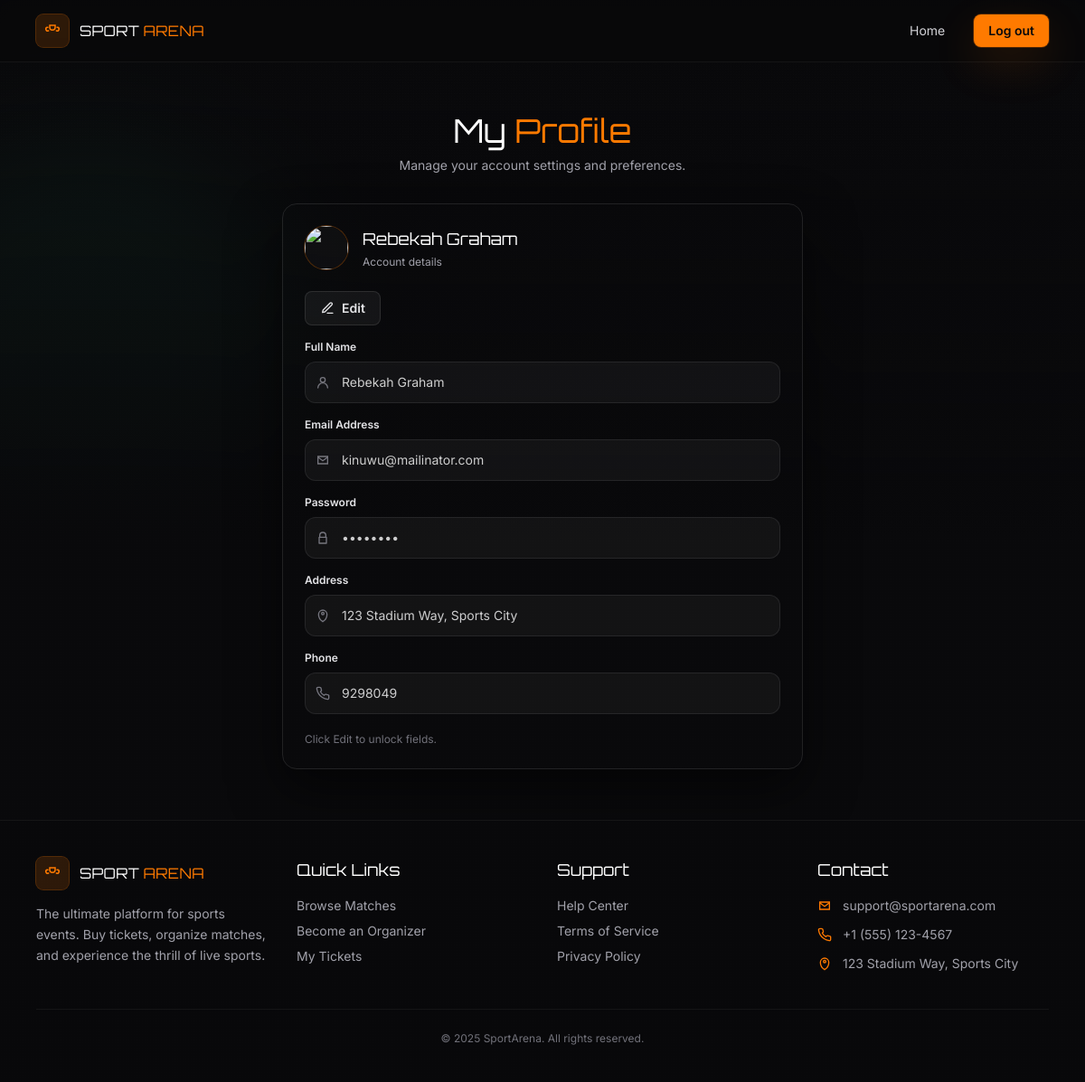
The page /pages/editProfile.php (signed in) on the database its author committed.
### tables this page shows
CREATE TABLE `utilisateur` (
  `id` int NOT NULL,
  `nom` varchar(40) DEFAULT NULL,
  `email` varchar(40) DEFAULT NULL,
  `password` text,
  `pic` varchar(100) DEFAULT NULL,
  `phone` varchar(20) DEFAULT NULL,
  `createdAt` datetime DEFAULT CURRENT_TIMESTAMP,
  `status` enum('active','banned') DEFAULT 'active',
  `role` enum('acheteur','organisateur','administrateur') DEFAULT NULL
);

### pages/editProfile.php (the view, shortened to what the rows shown need)
<?php
require_once "../classes/GuardAuth.php";
require_once "../repo/userRepository.php";
require_once "../classes/GuardAuth.php";
$userid = GuardAuth::getUserId();
$pdo = Database::getConnection();
$userRepo = new userRepository($pdo);
$user = $userRepo->getUserById($userid);
?>
<!doctype html>
<html lang="en">
<head>
    <script src="https://cdn.tailwindcss.com"></script>
</head>
<body class="min-h-screen bg-zinc-950 text-zinc-100 font-sans">
<div class="relative isolate overflow-hidden">
    <main class="grain relative">
        <section class="mx-auto max-w-6xl px-4 py-10 md:py-14">
            <div class="mx-auto max-w-xl text-center">
                <h1 class="font-display text-3xl md:text-4xl text-white">
                    My <span class="text-brand-500">Profile</span>
                </h1>
            </div>
            <div class="mx-auto mt-8 max-w-xl">
                <div
                    class="rounded-2xl border border-white/10 bg-gradient-to-b from-white/6 to-white/3 p-6 shadow-[0_22px_55px_rgba(0,0,0,.55)]"
                >
                    <div class="flex items-start justify-between gap-4">
                        <div class="flex items-center gap-4">
                            <div class="text-left">
                                <div class="font-display text-lg text-white"><?= $user->getName() ?> </div>
                                <div class="mt-1 text-xs text-zinc-400">Account details</div>
                            </div>
                        </div>
                    </div>
                    <form id="profileForm" class="mt-6 space-y-4" autocomplete="on" method="post">
                        <div>
                            <div class="mt-2 relative">
                    <span class="pointer-events-none absolute inset-y-0 left-3 flex items-center text-zinc-500">
                      <svg width="16" height="16" viewBox="0 0 24 24" fill="none" aria-hidden="true">
                        <path d="M20 21a8 8 0 1 0-16 0" stroke="currentColor" stroke-width="2" stroke-linecap="round" />
                        <path d="M12 12a4 4 0 1 0-4-4 4 4 0 0 0 4 4Z" stroke="currentColor" stroke-width="2" />
                      </svg>
                    </span>
                                <input
                                    id="fullName"
                                    name="nom"
                                    type="text"
                                    value="<?= $user->getName() ?>"
                                    readonly
                                    class="profile-input w-full rounded-xl border border-white/10 bg-white/5 px-10 py-3 text-sm text-white
                             outline-none transition focus:ring-4 focus:ring-brand-500/15 focus:border-brand-500/30
                             read-only:cursor-not-allowed read-only:opacity-80"
                                />
                            </div>
                        </div>
                        <div>
                            <div class="mt-2 relative">
                    <span class="pointer-events-none absolute inset-y-0 left-3 flex items-center text-zinc-500">
                      <svg width="16" height="16" viewBox="0 0 24 24" fill="none" aria-hidden="true">
                        <path d="M4 6h16v12H4V6Z" stroke="currentColor" stroke-width="2" />
                        <path d="M4 7l8 6 8-6" stroke="currentColor" stroke-width="2" stroke-linecap="round" />
                      </svg>
                    </span>
                                <input
                                    id="email"
                                    name="email"
                                    type="email"
                                    value="<?= $user->getEmail() ?>"
                                    readonly
                                    class="profile-input w-full rounded-xl border border-white/10 bg-white/5 px-10 py-3 text-sm text-white
                             outline-none transition focus:ring-4 focus:ring-brand-500/15 focus:border-brand-500/30
                             read-only:cursor-not-allowed read-only:opacity-80"
                                />
                            </div>
                        </div>
                        <div>
                            <div class="mt-2 relative">
                    <span class="pointer-events-none absolute inset-y-0 left-3 flex items-center text-zinc-500">
                    </span>
                                <input
                                    id="phone"
                                    name="phone"
                                    type="tel"
                                    value="<?= $user->getPhone() ?>"
                                    readonly
                                    class="profile-input w-full rounded-xl border border-white/10 bg-white/5 px-10 py-3 text-sm text-white
                             outline-none transition focus:ring-4 focus:ring-brand-500/15 focus:border-brand-500/30
                             read-only:cursor-not-allowed read-only:opacity-80"
                                />
                            </div>
                        </div>
                    </form>
                </div>
            </div>
        </section>
    </main>
</div>
</body>
</html>

### rows shown on the page
utilisateur: nom "Rebekah Graham", email "kinuwu@mailinator.com", phone "9298049"
